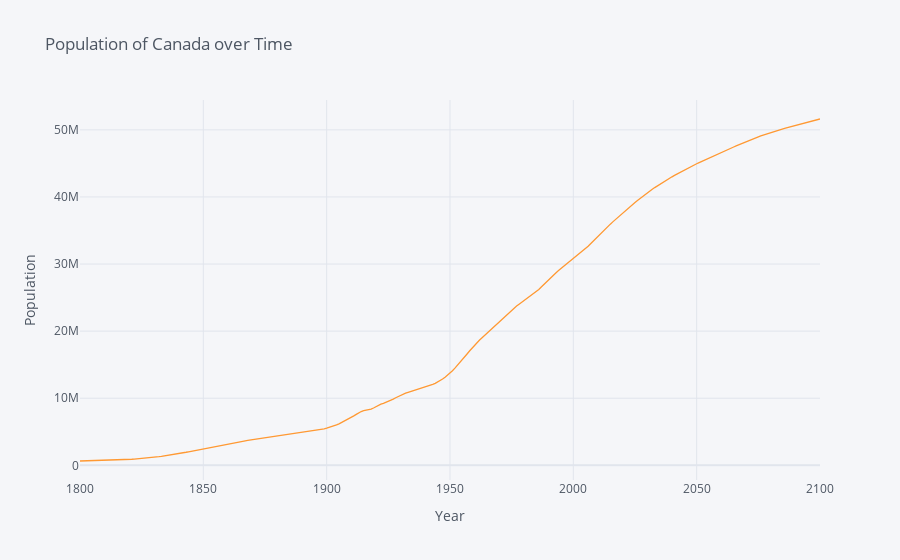

The notebook cell saved with this chart:
### Code cell
df.set_index('name').drop(columns=['geo','indicator']).T['Canada'].iplot(title='Population of Canada over Time',yTitle='Population',xTitle='Year')

### Figure 1 — Plotly figure (JSON) as saved in the notebook; plotly's stock layout.template omitted (floating-point values rounded to 4 significant figures; data arrays with more than 128 entries replaced by an {"elided": "..."} marker saying what was removed)
{"data": [{"line": {"color": "rgba(255, 153, 51, 1.0)", "dash": "solid", "shape": "linear", "width": 1.3}, "mode": "lines", "name": "Canada", "text": "", "type": "scatter", "x": {"elided": "301 str values"}, "y": {"elided": "301 int values"}}], "layout": {"legend": {"bgcolor": "#F5F6F9", "font": {"color": "#4D5663"}}, "paper_bgcolor": "#F5F6F9", "plot_bgcolor": "#F5F6F9", "title": {"font": {"color": "#4D5663"}, "text": "Population of Canada over Time"}, "xaxis": {"gridcolor": "#E1E5ED", "showgrid": true, "tickfont": {"color": "#4D5663"}, "title": {"font": {"color": "#4D5663"}, "text": "Year"}, "zerolinecolor": "#E1E5ED"}, "yaxis": {"gridcolor": "#E1E5ED", "showgrid": true, "tickfont": {"color": "#4D5663"}, "title": {"font": {"color": "#4D5663"}, "text": "Population"}, "zerolinecolor": "#E1E5ED"}}}
